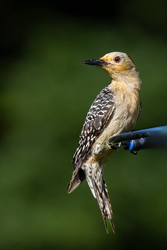
#> input picture Super resolution/images.png, 167 x 250 px, shrunk from 427 x 640 before the run
$ jupyter execute --allow-errors Super_resolution.ipynb
#> lines starting #> are read from the running program, lines starting #| are printed output that depends on the picture
[cell 1]
import cv2
from cv2 import dnn_superres
import matplotlib.pyplot as plt

[cell 2]
# Create an SR object
sr = dnn_superres.DnnSuperResImpl_create()

# Read image
image = cv2.imread('./images.png')
#> image is the input picture: shape (250, 167, 3); mean B, G, R 30.1, 61.8, 50

[cell 3]
path = "EDSR_x4.pb"
#> (the rest of this cell did not finish here and is left out)

#> (a cell that did not finish here is left out)

[cell 5]
image1 = cv2.imread('images.png')
image1 = cv2.cvtColor(image1, cv2.COLOR_BGR2RGB)  # Fix OpenCV's default color scheme

image2 = cv2.imread('upscaled.png')
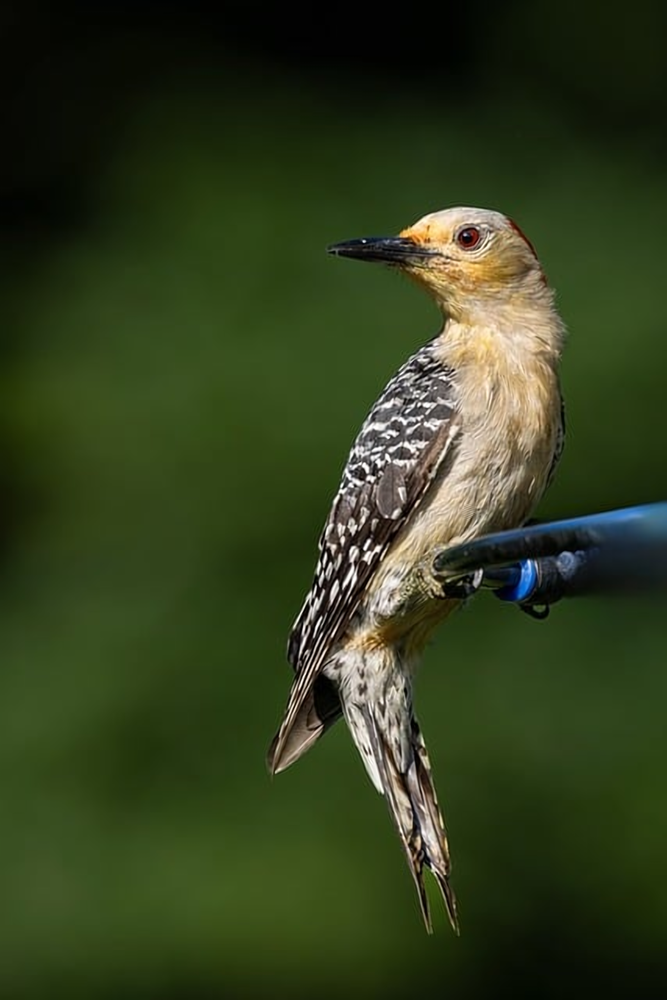
#> input picture Super resolution/upscaled.png, 667 x 1000 px, shrunk from 1708 x 2560 before the run
#> image2 is the input picture: shape (1000, 667, 3); mean B, G, R 30.1, 61.8, 50
image2 = cv2.cvtColor(image2, cv2.COLOR_BGR2RGB)  # Fix OpenCV's default color scheme

fig, (ax1, ax2) = plt.subplots(1, 2)

ax1.imshow(image1)
ax1.set_title('Original Image')

ax2.imshow(image2)
ax2.set_title('Upscaled Image')

ax1.axis('off')
ax2.axis('off')

plt.show()
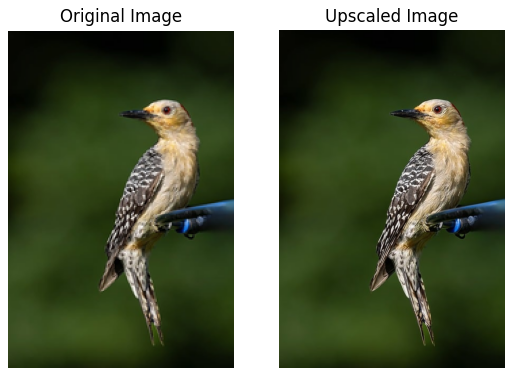
#> figure drawn by matplotlib, 2 panels
